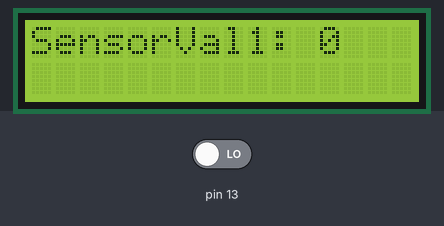
The sketch below on a simulated Arduino Uno, built with avr-gcc and run on an emulated ATmega328P. Parts: 16×2 character LCD. The test bench sets the inputs (shaded band); at power-on: pin 13 LOW.

Above: at 1.2 s.
1.3 s: pin 13 driven HIGH
At 2.8 s:
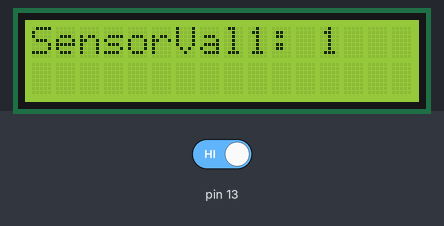
Timing chart, 0 to 4.3 s (numbered marks = the images above; inputs shaded):
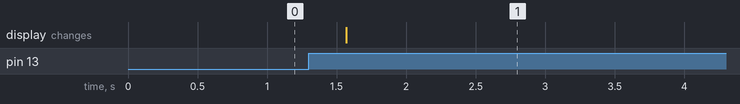

Measured:
- after the input at 1.3 s, the display: changes after 0.27 s (image 1)

The sketch:

distance_measuring.ino
```cpp
//www.diyusthad.com
#include <LiquidCrystal.h>

const int rs = 10, en = 9, d4 = 5, d5 = 4, d6 = 3, d7 = 6;
LiquidCrystal lcd(rs, en, d4, d5, d6, d7);

#define echoPin 1 // attach pin D2 Arduino to pin Echo of HC-SR04
#define trigPin 0 //attach pin D3 Arduino to pin Trig of HC-SR04

// defines variables
long duration; // variable for the duration of sound wave travel
float distance; // variable for the distance measurement

void setup() {
  pinMode(trigPin, OUTPUT); // Sets the trigPin as an OUTPUT
  pinMode(echoPin, INPUT); // Sets the echoPin as an INPUT
  lcd.begin(16, 2);

}
void loop() {

  // Clears the trigPin condition
  digitalWrite(trigPin, LOW);
  /*delayMicroseconds(2);
  // Sets the trigPin HIGH (ACTIVE) for 10 microseconds
  digitalWrite(trigPin, HIGH);
  delayMicroseconds(10);
  digitalWrite(trigPin, LOW);
  // Reads the echoPin, returns the sound wave travel time in microseconds
  duration = pulseIn(echoPin, HIGH);
  // Calculating the distance
  distance = duration * 0.034 / 2; // Speed of sound wave divided by 2 (go and back)*/

  // Displays the distance on the Serial Monitor
  lcd.setCursor(0,0);
  lcd.print("SensorVal1: "); // Prints Sensor Val: to LCD
  int a=digitalRead(13);
  lcd.print(a);
  delay(500);
}
```
